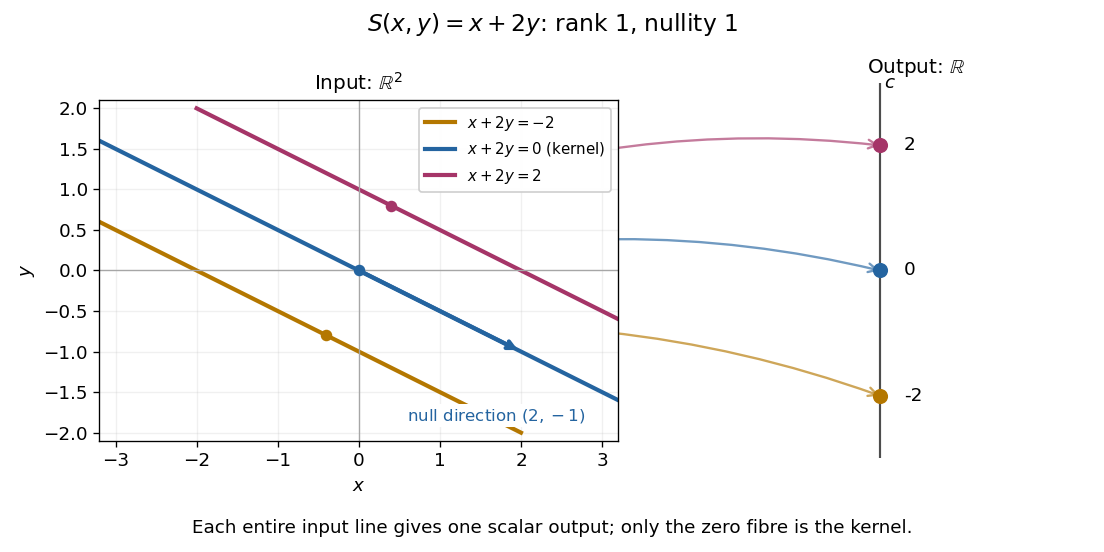

Recreate this plot in Python.
"""Plot exact fibres of R^2 -> R; run from _media with Python 3.14.

Uses repository matplotlib 3.10.7 and numpy 2.3.5 dependencies.
"""
from pathlib import Path

import matplotlib.pyplot as plt
from matplotlib.patches import ConnectionPatch
import numpy as np


def main():
    plt.rcParams.update({"font.size": 11, "axes.titlesize": 12})
    fig = plt.figure(figsize=(9.2, 4.6), facecolor="white")
    ax = fig.add_axes((0.09, 0.17, 0.47, 0.68))
    out = fig.add_axes((0.73, 0.17, 0.20, 0.68))
    colors = ["#b47700", "#2464a0", "#a53568"]
    y = np.linspace(-2, 2, 501)
    for c, color in zip((-2, 0, 2), colors):
        x = c - 2 * y
        visible = (x >= -3.2) & (x <= 3.2)
        ax.plot(x[visible], y[visible], color=color, lw=2.5,
                label=rf"$x+2y={c}$" + (" (kernel)" if c == 0 else ""))
        # One representative connects a whole fibre to its scalar output.
        point = (c / 5, 2 * c / 5)
        ax.scatter(*point, color=color, s=35, zorder=5)
        out.scatter(0, c, color=color, s=65, zorder=5)
        fig.add_artist(ConnectionPatch(
            xyA=point, coordsA=ax.transData, xyB=(0, c), coordsB=out.transData,
            arrowstyle="->", mutation_scale=13, color=color, lw=1.4,
            alpha=0.65, zorder=0, connectionstyle="arc3,rad=-0.12"))
    ax.axhline(0, color="0.65", lw=0.8)
    ax.axvline(0, color="0.65", lw=0.8)
    ax.annotate("", xy=(2, -1), xytext=(0, 0),
                arrowprops={"arrowstyle": "->", "color": colors[1], "lw": 2.5})
    ax.text(0.6, -1.85, r"null direction $(2,-1)$", color=colors[1], fontsize=10,
            bbox={"facecolor": "white", "edgecolor": "none", "pad": 1.5})
    ax.set(xlim=(-3.2, 3.2), ylim=(-2.1, 2.1), xlabel="$x$", ylabel="$y$",
           title=r"Input: $\mathbb{R}^2$")
    ax.set_aspect("equal")
    ax.legend(loc="upper right", framealpha=0.96, fontsize=9)
    ax.grid(alpha=0.18)
    out.plot([0, 0], [-3, 3], color="0.3", lw=1.3)
    for c in (-2, 0, 2):
        out.text(0.10, c, str(c), va="center")
    out.set(xlim=(-0.3, 0.6), ylim=(-3, 3), title=r"Output: $\mathbb{R}$")
    out.axis("off")
    out.text(0.02, 2.85, "$c$", va="bottom")
    fig.suptitle(r"$S(x,y)=x+2y$: rank 1, nullity 1", y=0.98, fontsize=14)
    fig.text(0.5, 0.035, "Each entire input line gives one scalar output; only the zero fibre is the kernel.",
             ha="center", fontsize=11)
    fig.savefig(Path(__file__).with_suffix(".png").name, dpi=120, facecolor="white")
    plt.close(fig)


if __name__ == "__main__":
    main()
